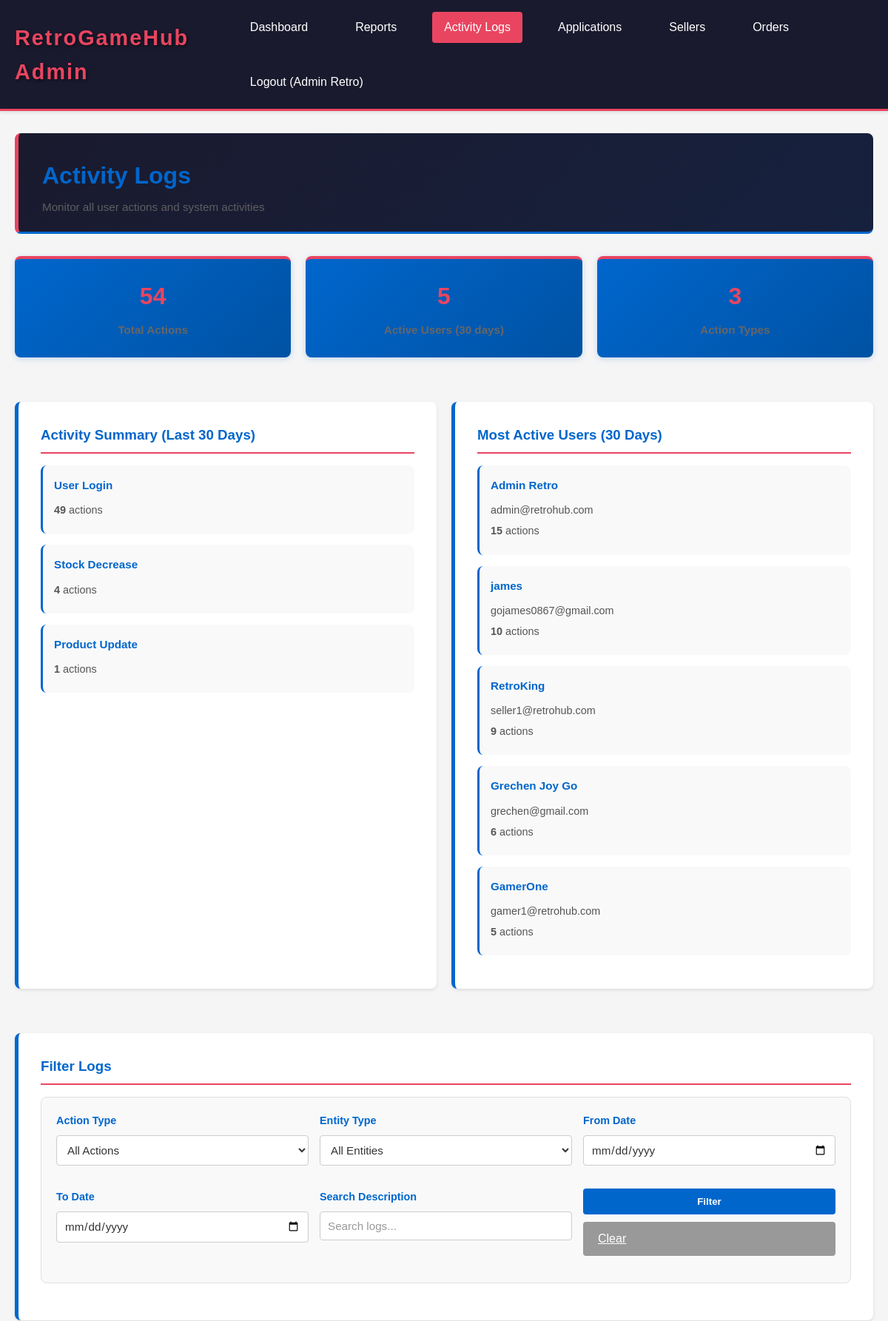
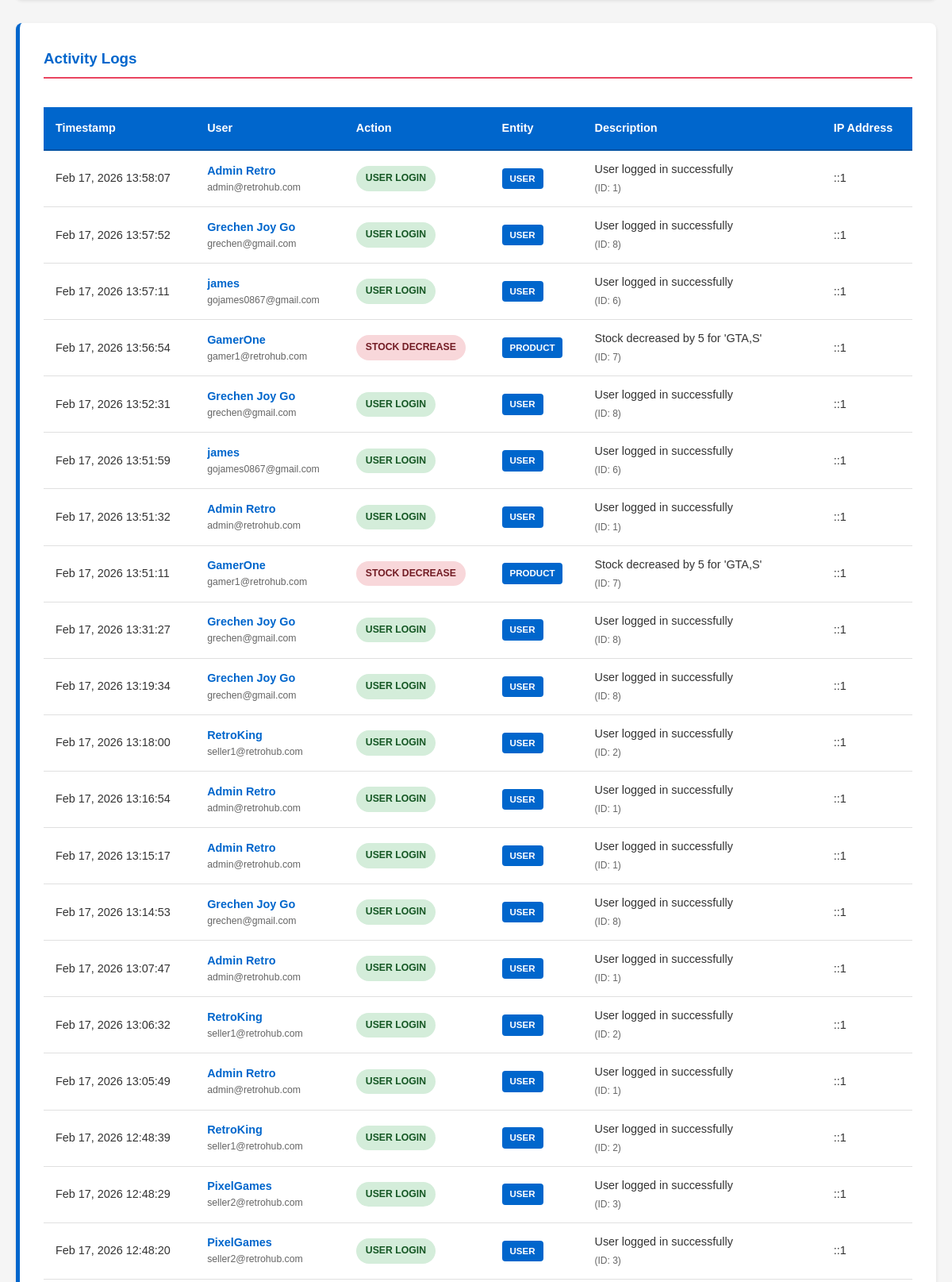
Page /pages/admin/activity-logs.php (signed in, upper part) on the committed database (2 pictures, top to bottom).
### tables this page shows
CREATE TABLE `users` (
  `user_id` int(11) NOT NULL,
  `name` varchar(100) NOT NULL,
  `email` varchar(100) NOT NULL,
  `password` varchar(255) NOT NULL,
  `phone` varchar(20) DEFAULT NULL,
  `roles` longtext NOT NULL DEFAULT '["customer"]' CHECK (json_valid(`roles`)),
  `status` enum('active','inactive','banned') DEFAULT 'active',
  `created_at` timestamp NOT NULL DEFAULT current_timestamp(),
  `updated_at` timestamp NOT NULL DEFAULT current_timestamp() ON UPDATE current_timestamp()
);

CREATE TABLE `activity_logs` (
  `log_id` int(11) NOT NULL,
  `user_id` int(11) NOT NULL,
  `action_type` varchar(50) NOT NULL,
  `description` text NOT NULL,
  `entity_type` varchar(50) DEFAULT NULL,
  `entity_id` int(11) DEFAULT NULL,
  `old_data` longtext DEFAULT NULL,
  `new_data` longtext DEFAULT NULL,
  `ip_address` varchar(45) DEFAULT NULL,
  `user_agent` varchar(500) DEFAULT NULL,
  `logged_at` timestamp NOT NULL DEFAULT current_timestamp()
);

### config.php (called while the page is built, shortened)
<?php
class Database {
    private static $instance = null;
    private $connection;
    private function __construct() {
        try {
            $this->connection = new mysqli(
                DB_HOST,
                DB_USER,
                DB_PASS,
                DB_NAME,
                DB_PORT
            );
            $this->connection->set_charset('utf8mb4');
        } catch (Exception $e) {
            die('Error: ' . $e->getMessage());
        }
    }
    public static function getInstance() {
        if (self::$instance === null) {
            self::$instance = new self();
        }
        return self::$instance;
    }
    public function getConnection() {
        return $this->connection;
    }
}
class SessionManager {
    public static function get($key, $default = null) {
        return $_SESSION[$key] ?? $default;
    }
}
?>

### classes/ActivityLog.php (called while the page is built, shortened)
<?php
class ActivityLog {
    private $db;
    public function __construct() {
        $this->db = Database::getInstance()->getConnection();
    }
    public function getAllLogs($limit = 50, $offset = 0, $filters = array()) {
        $query = "SELECT
                    al.*,
                    u.name as user_name,
                    u.email as user_email,
                    CASE WHEN u.roles LIKE '%seller%' THEN 'Seller' ELSE 'Customer' END as user_type
                  FROM activity_logs al
                  LEFT JOIN users u ON al.user_id = u.user_id
                  WHERE 1=1";
        $params = [];
        $types = "";
        $query .= " ORDER BY al.logged_at DESC LIMIT ? OFFSET ?";
        $params[] = $limit;
        $params[] = $offset;
        $types .= "ii";
        $stmt = $this->db->prepare($query);
        if (!empty($params)) {
            $stmt->bind_param($types, ...$params);
        }
        $stmt->execute();
        return $stmt->get_result()->fetch_all(MYSQLI_ASSOC);
    }
    public function getTotalLogsCount($filters = array()) {
        $query = "SELECT COUNT(*) as total FROM activity_logs al WHERE 1=1";
        $stmt = $this->db->prepare($query);
        $stmt->execute();
        $result = $stmt->get_result()->fetch_assoc();
        return $result['total'];
    }
    public function getActivitySummary($days = 30) {
        $stmt = $this->db->prepare("
            SELECT
                al.action_type,
                COUNT(*) as count
            FROM activity_logs al
            WHERE al.logged_at >= DATE_SUB(NOW(), INTERVAL ? DAY)
            GROUP BY al.action_type
            ORDER BY count DESC
        ");
        $stmt->bind_param("i", $days);
        $stmt->execute();
        return $stmt->get_result()->fetch_all(MYSQLI_ASSOC);
    }
    public function getMostActiveUsers($limit = 10, $days = 30) {
        $stmt = $this->db->prepare("
            SELECT
                u.user_id,
                u.name,
                u.email,
                COUNT(al.log_id) as action_count
            FROM activity_logs al
            JOIN users u ON al.user_id = u.user_id
            WHERE al.logged_at >= DATE_SUB(NOW(), INTERVAL ? DAY)
            GROUP BY u.user_id, u.name, u.email
            ORDER BY action_count DESC
            LIMIT ?
        ");
        $stmt->bind_param("ii", $days, $limit);
        $stmt->execute();
        return $stmt->get_result()->fetch_all(MYSQLI_ASSOC);
    }
}
?>

### pages/admin/activity-logs.php (the view, shortened to what this page needs)
<?php
require_once '../../config.php';
require_once '../../classes/ActivityLog.php';
$activityLog = new ActivityLog();
$user_name = SessionManager::get('user_name');
$page = (int)($_GET['page'] ?? 1);
$limit = 50;
$offset = ($page - 1) * $limit;
$filters = [];
$logs = $activityLog->getAllLogs($limit, $offset, $filters);
$total = $activityLog->getTotalLogsCount($filters);
$activitySummary = $activityLog->getActivitySummary(30);
$mostActiveUsers = $activityLog->getMostActiveUsers(5, 30);
$actionTypes = [
    'login' => 'User Login',
    'product_update' => 'Product Update',
    'product_delete' => 'Product Delete',
    'stock_increase' => 'Stock Increase',
    'stock_decrease' => 'Stock Decrease',
    'order_status_update' => 'Order Status Update',
    'profile_update' => 'Profile Update',
    'password_change' => 'Password Change',
];
$entityTypes = [
    'user' => 'User',
    'product' => 'Product',
    'order' => 'Order',
];
?>
<!DOCTYPE html>
<html lang="en">
<head>
    <link rel="stylesheet" href="<?php echo SITE_URL; ?>/assets/css/style.css">
</head>
<body class="activity-logs-page">
    <nav class="navbar">
        <div class="container">
            <div class="navbar-brand">
                <h1>RetroGameHub Admin</h1>
            </div>
            <div class="navbar-menu">
                <a href="dashboard.php" class="nav-link">Dashboard</a>
                <a href="reports.php" class="nav-link">Reports</a>
                <a href="activity-logs.php" class="nav-link active">Activity Logs</a>
                <a href="applications.php" class="nav-link">Applications</a>
                <a href="sellers.php" class="nav-link">Sellers</a>
                <a href="orders.php" class="nav-link">Orders</a>
                <a href="logout.php" class="nav-link">Logout (<?php echo htmlspecialchars($user_name); ?>)</a>
            </div>
        </div>
    </nav>
    <div class="container">
        <div class="page-header">
            <h2>Activity Logs</h2>
            <p>Monitor all user actions and system activities</p>
        </div>
        <div class="stats-grid">
            <div class="stat-card">
                <h3 class="stat-value"><?php echo $total; ?></h3>
                <p class="stat-label">Total Actions</p>
            </div>
            <div class="stat-card">
                <h3 class="stat-value"><?php echo count($mostActiveUsers); ?></h3>
                <p class="stat-label">Active Users (30 days)</p>
            </div>
            <div class="stat-card">
                <h3 class="stat-value"><?php echo count($activitySummary); ?></h3>
                <p class="stat-label">Action Types</p>
            </div>
        </div>
        <div class="two-column">
            <div class="dashboard-section">
                <h3>Activity Summary (Last 30 Days)</h3>
                <?php if (empty($activitySummary)): ?>
                    <p class="result-info">No activities recorded</p>
                <?php else: ?>
                    <?php foreach ($activitySummary as $activity): ?>
                        <div class="activity-card">
                            <h4><?php echo htmlspecialchars($actionTypes[$activity['action_type']] ?? $activity['action_type']); ?></h4>
                            <p><strong><?php echo number_format($activity['count']); ?></strong> actions</p>
                        </div>
                    <?php endforeach; ?>
                <?php endif; ?>
            </div>
            <div class="dashboard-section">
                <h3>Most Active Users (30 Days)</h3>
                <?php if (empty($mostActiveUsers)): ?>
                    <p class="result-info">No user activities</p>
                <?php else: ?>
                    <?php foreach ($mostActiveUsers as $user): ?>
                        <div class="activity-card">
                            <h4><?php echo htmlspecialchars($user['name']); ?></h4>
                            <p><?php echo htmlspecialchars($user['email']); ?></p>
                            <p><strong><?php echo number_format($user['action_count']); ?></strong> actions</p>
                        </div>
                    <?php endforeach; ?>
                <?php endif; ?>
            </div>
        </div>
        <div class="dashboard-section">
            <h3>Filter Logs</h3>
            <form method="GET" class="filter-form">
                <div class="filter-row">
                    <div class="form-group">
                        <label>Action Type</label>
                        <select name="action_type">
                            <option value="">All Actions</option>
                        </select>
                    </div>
                    <div class="form-group">
                        <label>Entity Type</label>
                        <select name="entity_type">
                            <option value="">All Entities</option>
                        </select>
                    </div>
                    <div class="form-group">
                        <label>From Date</label>
                        <input type="date" name="date_from" value="<?php echo htmlspecialchars($filters['date_from'] ?? ''); ?>">
                    </div>
                </div>
                <div class="filter-row">
                    <div class="form-group">
                        <label>To Date</label>
                        <input type="date" name="date_to" value="<?php echo htmlspecialchars($filters['date_to'] ?? ''); ?>">
                    </div>
                    <div class="form-group">
                        <label>Search Description</label>
                        <input type="text" name="search" placeholder="Search logs..." value="<?php echo htmlspecialchars($filters['search'] ?? ''); ?>">
                    </div>
                    <div class="form-group filter-buttons">
                        <button type="submit" class="btn-filter">Filter</button>
                        <a href="activity-logs.php" class="btn-clear">Clear</a>
                    </div>
                </div>
            </form>
        </div>
        <div class="dashboard-section">
            <h3>Activity Logs</h3>
            <?php if (empty($logs)): ?>
                <p class="result-info">No activity logs found</p>
            <?php else: ?>
                <div style="overflow-x: auto;">
                    <table class="logs-table">
                        <thead>
                            <tr>
                                <th>Timestamp</th>
                                <th>User</th>
                                <th>Action</th>
                                <th>Entity</th>
                                <th>Description</th>
                                <th>IP Address</th>
                            </tr>
                        </thead>
                        <tbody>
                            <?php foreach ($logs as $log): ?>
                                <tr>
                                    <td class="timestamp">
                                        <?php echo date('M d, Y H:i:s', strtotime($log['logged_at'])); ?>
                                    </td>
                                    <td>
                                        <div class="user-info">
                                            <span class="user-name"><?php echo htmlspecialchars($log['user_name'] ?? 'N/A'); ?></span>
                                            <span class="user-email"><?php echo htmlspecialchars($log['user_email'] ?? 'N/A'); ?></span>
                                        </div>
                                    </td>
                                    <td>
                                        <?php
                                        $actionClass = 'action-update';
                                        if (strpos($log['action_type'], 'login') !== false) {
                                            $actionClass = 'action-login';
                                        } elseif (strpos($log['action_type'], 'delete') !== false) {
                                            $actionClass = 'action-delete';
                                        } elseif (strpos($log['action_type'], 'increase') !== false) {
                                            $actionClass = 'action-increase';
                                        } elseif (strpos($log['action_type'], 'decrease') !== false) {
                                            $actionClass = 'action-decrease';
                                        } elseif (strpos($log['action_type'], 'change') !== false) {
                                            $actionClass = 'action-change';
                                        }
                                        ?>
                                        <span class="action-badge <?php echo $actionClass; ?>">
                                            <?php echo htmlspecialchars($actionTypes[$log['action_type']] ?? $log['action_type']); ?>
                                        </span>
                                    </td>
                                    <td>
                                        <?php if ($log['entity_type']): ?>
                                            <span class="entity-badge">
                                                <?php echo htmlspecialchars($entityTypes[$log['entity_type']] ?? $log['entity_type']); ?>
                                            </span>
                                        <?php endif; ?>
                                    </td>
                                    <td>
                                        <?php echo htmlspecialchars($log['description']); ?>
                                        <?php if ($log['entity_id']): ?>
                                            <br><small style="color: #666;">(ID: <?php echo $log['entity_id']; ?>)</small>
                                        <?php endif; ?>
                                    </td>
                                    <td><?php echo htmlspecialchars($log['ip_address'] ?? 'N/A'); ?></td>
                                </tr>
                            <?php endforeach; ?>
                        </tbody>
                    </table>
                </div>
            <?php endif; ?>
        </div>
    </div>
</body>
</html>

### rows in the picture
users: name "Admin Retro", email "admin@retrohub.com", action_count "15"
users: name "james", email "gojames0867@gmail.com", action_count "10"
users: name "RetroKing", email "seller1@retrohub.com", action_count "9"
users: name "Grechen Joy Go", email "grechen@gmail.com", action_count "6"
users: name "GamerOne", email "gamer1@retrohub.com", action_count "5"
activity_logs: logged_at "Feb 17, 2026 13:58:07", user.name "Admin Retro", user.email "admin@retrohub.com", action_type "USER LOGIN", entity_type "USER", description "User logged in successfully", entity "1", ip_address "::1"
activity_logs: logged_at "Feb 17, 2026 13:57:52", user.name "Grechen Joy Go", user.email "grechen@gmail.com", action_type "USER LOGIN", entity_type "USER", description "User logged in successfully", entity "8", ip_address "::1"
activity_logs: logged_at "Feb 17, 2026 13:57:11", user.name "james", user.email "gojames0867@gmail.com", action_type "USER LOGIN", entity_type "USER", description "User logged in successfully", entity "6", ip_address "::1"
activity_logs: logged_at "Feb 17, 2026 13:56:54", user.name "GamerOne", user.email "gamer1@retrohub.com", action_type "STOCK DECREASE", entity_type "PRODUCT", description "Stock decreased by 5 for 'GTA,S'", entity "7", ip_address "::1"
activity_logs: logged_at "Feb 17, 2026 13:52:31", user.name "Grechen Joy Go", user.email "grechen@gmail.com", action_type "USER LOGIN", entity_type "USER", description "User logged in successfully", entity "8", ip_address "::1"
activity_logs: logged_at "Feb 17, 2026 13:51:59", user.name "james", user.email "gojames0867@gmail.com", action_type "USER LOGIN", entity_type "USER", description "User logged in successfully", entity "6", ip_address "::1"
activity_logs: logged_at "Feb 17, 2026 13:51:32", user.name "Admin Retro", user.email "admin@retrohub.com", action_type "USER LOGIN", entity_type "USER", description "User logged in successfully", entity "1", ip_address "::1"
activity_logs: logged_at "Feb 17, 2026 13:51:11", user.name "GamerOne", user.email "gamer1@retrohub.com", action_type "STOCK DECREASE", entity_type "PRODUCT", description "Stock decreased by 5 for 'GTA,S'", entity "7", ip_address "::1"
activity_logs: logged_at "Feb 17, 2026 13:31:27", user.name "Grechen Joy Go", user.email "grechen@gmail.com", action_type "USER LOGIN", entity_type "USER", description "User logged in successfully", entity "8", ip_address "::1"
activity_logs: logged_at "Feb 17, 2026 13:19:34", user.name "Grechen Joy Go", user.email "grechen@gmail.com", action_type "USER LOGIN", entity_type "USER", description "User logged in successfully", entity "8", ip_address "::1"
activity_logs: logged_at "Feb 17, 2026 13:18:00", user.name "RetroKing", user.email "seller1@retrohub.com", action_type "USER LOGIN", entity_type "USER", description "User logged in successfully", entity "2", ip_address "::1"
activity_logs: logged_at "Feb 17, 2026 13:16:54", user.name "Admin Retro", user.email "admin@retrohub.com", action_type "USER LOGIN", entity_type "USER", description "User logged in successfully", entity "1", ip_address "::1"
activity_logs: logged_at "Feb 17, 2026 13:15:17", user.name "Admin Retro", user.email "admin@retrohub.com", action_type "USER LOGIN", entity_type "USER", description "User logged in successfully", entity "1", ip_address "::1"
activity_logs: logged_at "Feb 17, 2026 13:14:53", user.name "Grechen Joy Go", user.email "grechen@gmail.com", action_type "USER LOGIN", entity_type "USER", description "User logged in successfully", entity "8", ip_address "::1"
activity_logs: logged_at "Feb 17, 2026 13:07:47", user.name "Admin Retro", user.email "admin@retrohub.com", action_type "USER LOGIN", entity_type "USER", description "User logged in successfully", entity "1", ip_address "::1"
activity_logs: logged_at "Feb 17, 2026 13:06:32", user.name "RetroKing", user.email "seller1@retrohub.com", action_type "USER LOGIN", entity_type "USER", description "User logged in successfully", entity "2", ip_address "::1"
activity_logs: logged_at "Feb 17, 2026 13:05:49", user.name "Admin Retro", user.email "admin@retrohub.com", action_type "USER LOGIN", entity_type "USER", description "User logged in successfully", entity "1", ip_address "::1"
activity_logs: logged_at "Feb 17, 2026 12:48:39", user.name "RetroKing", user.email "seller1@retrohub.com", action_type "USER LOGIN", entity_type "USER", description "User logged in successfully", entity "2", ip_address "::1"
activity_logs: logged_at "Feb 17, 2026 12:48:29", user.name "PixelGames", user.email "seller2@retrohub.com", action_type "USER LOGIN", entity_type "USER", description "User logged in successfully", entity "3", ip_address "::1"
activity_logs: logged_at "Feb 17, 2026 12:48:20", user.name "PixelGames", user.email "seller2@retrohub.com", action_type "USER LOGIN", entity_type "USER", description "User logged in successfully", entity "3", ip_address "::1"

### other values in the picture
$user_name "Admin Retro"
$total "54"
count($mostActiveUsers) "5"
count($activitySummary) "3"
$actionTypes[$activity['action_type']] "User Login"
$activity['count'] "49"
$actionTypes[$activity['action_type']] "Stock Decrease"
$activity['count'] "4"
$actionTypes[$activity['action_type']] "Product Update"
$activity['count'] "1"
